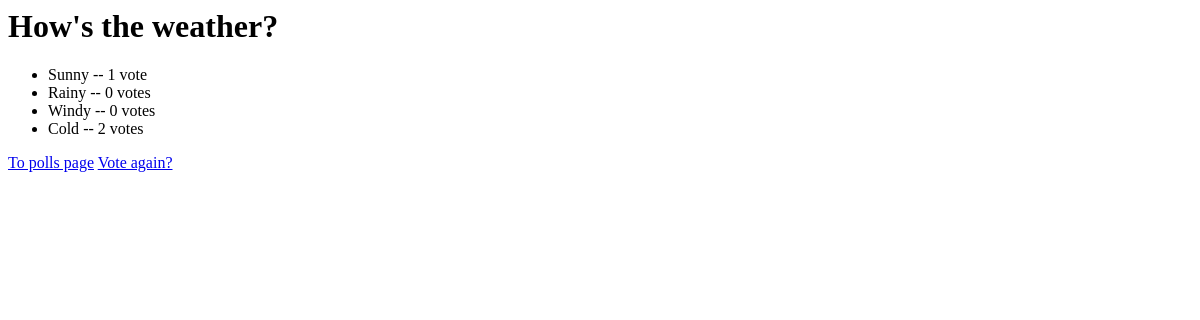
/polls/1/results/, run on an earlier commit of the app's database.
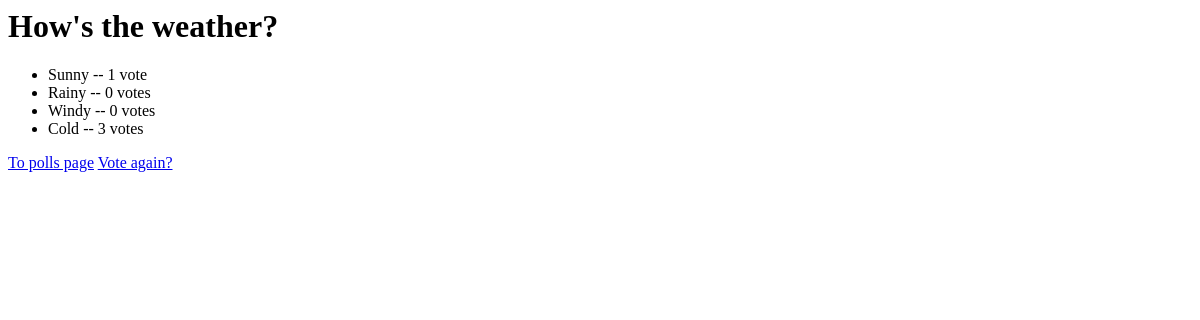
And on a later commit of the database.
### polls/models.py (models this page shows, shortened)
class Question(models.Model):
    question_text = models.CharField(max_length=200)
    pub_date = models.DateTimeField("date published")

class Choice(models.Model):
    question = models.ForeignKey(Question, on_delete=models.CASCADE)
    choice_text = models.CharField(max_length=200)
    votes = models.IntegerField(default=0)

### polls/views.py (the view)
# urls.py: path("<int:pk>/results/", views.ResultsView.as_view(), name="results"),
class ResultsView(generic.DetailView):
    model = Question
    template_name = "polls/results.html"

### polls/templates/polls/results.html (shortened to what this page needs)
<body></body>
<h1>{{ question.question_text }}</h1>
<ul>
{% for choice in question.choice_set.all %}
    <li>{{ choice.choice_text }} -- {{ choice.votes }} vote{{ choice.votes|pluralize }}</li>
{% endfor %}
</ul>
<a href="{% url 'polls:index' %}">To polls page</a>
<a href="{% url 'polls:detail' question.id %}">Vote again?</a>

What changed in the data, as far as the page shows it:
changed Choice "Cold": votes "2" → "3"
